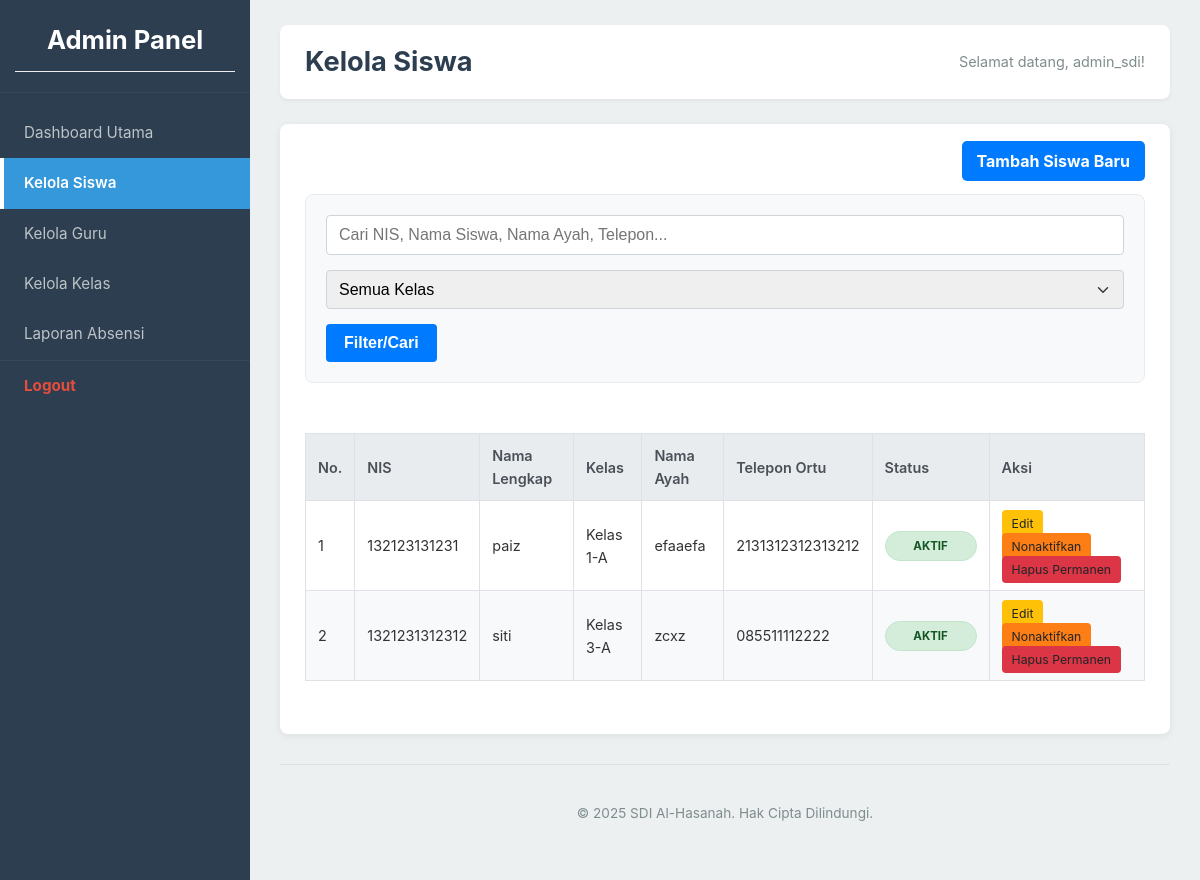
The page /public/admin/index.php?page=kelola_siswa (signed in) on the database its author committed.
### tables this page shows
CREATE TABLE `siswa` (
  `siswa_id` int(11) NOT NULL,
  `nis` varchar(30) NOT NULL,
  `nama_lengkap` varchar(100) NOT NULL,
  `tanggal_lahir` date DEFAULT NULL,
  `jenis_kelamin` enum('Laki-laki','Perempuan') DEFAULT NULL,
  `alamat` text DEFAULT NULL,
  `nama_ayah` varchar(100) DEFAULT NULL,
  `pekerjaan_ayah` varchar(100) DEFAULT NULL,
  `nama_ibu` varchar(100) DEFAULT NULL,
  `pekerjaan_ibu` varchar(100) DEFAULT NULL,
  `telepon_ortu` varchar(20) DEFAULT NULL,
  `kelas_id` int(11) DEFAULT NULL,
  `fingerprint_template_1` text DEFAULT NULL,
  `fingerprint_template_2` text DEFAULT NULL,
  `status_aktif` tinyint(1) DEFAULT 1,
  `foto_siswa` varchar(255) DEFAULT NULL,
  `created_at` timestamp NOT NULL DEFAULT current_timestamp(),
  `updated_at` timestamp NOT NULL DEFAULT current_timestamp() ON UPDATE current_timestamp()
);

CREATE TABLE `kelas` (
  `kelas_id` int(11) NOT NULL,
  `nama_kelas` varchar(50) NOT NULL,
  `tingkat` varchar(10) DEFAULT NULL,
  `tahun_ajaran` varchar(10) DEFAULT NULL,
  `semester` enum('Ganjil','Genap') DEFAULT NULL,
  `wali_kelas_id` int(11) DEFAULT NULL,
  `created_at` timestamp NOT NULL DEFAULT current_timestamp(),
  `updated_at` timestamp NOT NULL DEFAULT current_timestamp() ON UPDATE current_timestamp()
);

### public/admin/pages/kelola_siswa_content.php (the view, shortened to what this page needs)
<?php
global $conn;
$search_query = isset($_GET['search']) ? trim($_GET['search']) : '';
$page_message = '';
$sql = "SELECT s.siswa_id, s.nis, s.nama_lengkap, s.status_aktif,
               s.nama_ayah, s.telepon_ortu,
               k.nama_kelas
        FROM Siswa s
        LEFT JOIN Kelas k ON s.kelas_id = k.kelas_id";
$sql .= " ORDER BY s.nama_lengkap ASC";
$stmt = $conn->prepare($sql);
$students = [];
if ($stmt && empty($page_message)) {
    if (!$stmt->execute()) {
        $page_message = "<div class='info-message error'>Gagal mengeksekusi query: " . htmlspecialchars($stmt->error) . "</div>";
    } else {
        $result = $stmt->get_result();
        if ($result) {
            while ($row = $result->fetch_assoc()) {
                $students[] = $row;
            }
        }
    }
}
?>
<div class="add-button-container">
    <a href="index.php?page=tambah_siswa" class="add-button">Tambah Siswa Baru</a>
</div>
<form method="GET" action="index.php" class="filter-form">
    <input type="text" name="search" placeholder="Cari NIS, Nama Siswa, Nama Ayah, Telepon..." value="<?php echo htmlspecialchars($search_query); ?>">
    <select name="kelas_id">
        <option value="">Semua Kelas</option>
    </select>
    <button type="submit">Filter/Cari</button>
</form>
<?php if (!empty($students)): ?>
    <div class="table-responsive">
        <table class="table-data">
            <thead>
                <tr>
                    <th>No.</th>
                    <th>NIS</th>
                    <th>Nama Lengkap</th>
                    <th>Kelas</th>
                    <th>Nama Ayah</th>
                    <th>Telepon Ortu</th>
                    <th>Status</th>
                    <th>Aksi</th>
                </tr>
            </thead>
            <tbody>
                <?php $no = 1; foreach ($students as $student): ?>
                    <tr>
                        <td><?php echo $no++; ?></td>
                        <td><?php echo htmlspecialchars($student['nis']); ?></td>
                        <td><?php echo htmlspecialchars($student['nama_lengkap']); ?></td>
                        <td><?php echo htmlspecialchars($student['nama_kelas'] ?? 'N/A'); ?></td>
                        <td><?php echo htmlspecialchars($student['nama_ayah'] ?? 'N/A'); ?></td>
                        <td><?php echo htmlspecialchars($student['telepon_ortu'] ?? 'N/A'); ?></td>
                        <td>
                            <?php if ($student['status_aktif']): ?>
                                <span class="status-badge status-aktif">Aktif</span>
                            <?php else: ?>
                                <span class="status-badge status-nonaktif">Non-Aktif</span>
                            <?php endif; ?>
                        </td>
                        <td class="action-links">
                            <a href="index.php?page=edit_siswa&id=<?php echo $student['siswa_id']; ?>" class="edit-link">Edit</a>
                            <?php if ($student['status_aktif']): ?>
                                <a href="hapus_siswa.php?id=<?php echo $student['siswa_id']; ?>" class="deactivate-link" onclick="return confirm('Apakah Anda yakin ingin menonaktifkan siswa ini?');">Nonaktifkan</a>
                            <?php endif; ?>
                            <a href="hapus_permanen_siswa.php?id=<?php echo $student['siswa_id']; ?>" class="delete-link-permanent" onclick="return confirm('PERINGATAN! Anda akan menghapus data siswa ini secara permanen. Aksi ini tidak dapat dibatalkan dan hanya akan berhasil jika siswa tidak memiliki riwayat absensi. Lanjutkan?');">Hapus Permanen</a>
                        </td>
                    </tr>
                <?php endforeach; ?>
            </tbody>
        </table>
    </div>
<?php elseif(empty($page_message)): ?>
    <p style="text-align:center;">Tidak ada data siswa yang cocok dengan filter atau belum ada data siswa.</p>
<?php endif; ?>

### public/css/style.css (style rules this page uses)
html, body { height: 100%; margin: 0; padding: 0; font-family: -apple-system, BlinkMacSystemFont, "Segoe UI", Roboto, "Helvetica Neue", Arial, sans-serif; background-color: #f4f7f6; color: #333; line-height: 1.6; }
.table-responsive { overflow-x: auto; }
a { color: #3498db; text-decoration: none; transition: color 0.2s ease; }
input[type="text"], input[type="password"], input[type="date"], input[type="email"], input[type="file"], select, textarea { width: 100%; padding: 10px 12px; margin-bottom: 18px; border: 1px solid #ced4da; border-radius: 4px; box-sizing: border-box; font-size: 1em; transition: border-color 0.2s ease, box-shadow 0.2s ease; }
select { appearance: none; background-repeat: no-repeat; background-position: right 0.75rem center; background-size: 16px 12px; }
button, input[type="submit"] { width: 100%; padding: 12px 15px; background-color: #007bff; color: white; border: none; border-radius: 4px; cursor: pointer; font-size: 1em; font-weight: bold; transition: background-color 0.3s ease; }
.add-button-container { margin-bottom: 20px; text-align: right; }
.add-button { background-color: #007bff; color: white; padding: 10px 15px; border-radius: 5px; font-weight: bold; }
.table-data, .table-absensi { width: 100%; border-collapse: collapse; margin-top: 25px; font-size: 0.9em; box-shadow: 0 2px 4px rgba(0,0,0,0.05); }
.table-data th, .table-data td, .table-absensi th, .table-absensi td { border: 1px solid #dee2e6; padding: 10px 12px; text-align: left; vertical-align: middle; }
.table-data th, .table-absensi th { background-color: #e9ecef; color: #495057; font-weight: 600; }
.table-data tr:nth-child(even), .table-absensi tr:nth-child(even) { background-color: #f8f9fa; }
.filter-form { display: flex; flex-wrap: wrap; gap: 15px; margin-bottom: 25px; align-items: center; padding: 20px; background-color: #f8f9fa; border: 1px solid #e9ecef; border-radius: 8px; }
.filter-form input, .filter-form select { margin-bottom: 0; }
.filter-form button, .filter-form a.reset-button { width: auto; flex-grow: 0; align-self: flex-end; padding: 10px 18px; }
.action-links a { margin-right: 5px; padding: 6px 10px; border-radius: 4px; font-size: 0.85em; color: white; transition: opacity 0.2s ease; }
.action-links a.edit-link { background-color: #ffc107; color: #212529 !important; }
.action-links a.deactivate-link { background-color: #fd7e14; color: #212529 !important; }
.action-links a.delete-link-permanent { background-color: #dc3545; color: #212529 !important; }
.status-badge { font-weight: bold; padding: 5px 10px; border-radius: 15px; font-size: 0.8em; text-transform: uppercase; display: inline-block; text-align: center; min-width: 70px; }
.status-aktif { color: #155724; background-color: #d4edda; border: 1px solid #c3e6cb; }

### rows shown on the page
siswa: nis "132123131231", nama_lengkap "paiz", kelas.nama_kelas "Kelas 1-A", nama_ayah "efaaefa", telepon_ortu "2131312312313212", status_aktif "AKTIF"
siswa: nis "1321231312312", nama_lengkap "siti", kelas.nama_kelas "Kelas 3-A", nama_ayah "zcxz", telepon_ortu "085511112222", status_aktif "AKTIF"

### other values the page prints
$page_title "Kelola Siswa"
$admin_username "admin_sdi"
